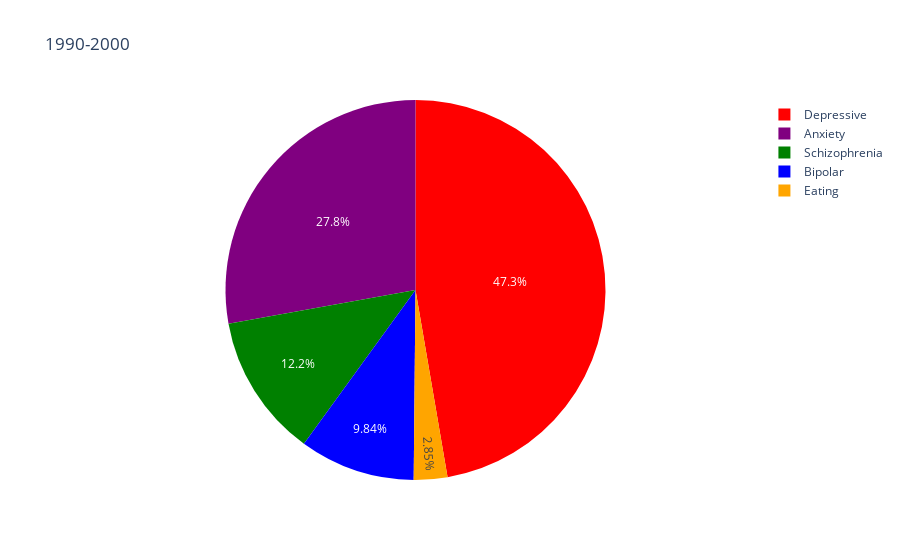

Here is the notebook cell this chart was saved with:
### Code cell
# Create DataFrames for the averages
data_1990_2000 = {
    'Disorder': ['Depressive', 'Schizophrenia', 'Bipolar', 'Eating', 'Anxiety'],
    'Average DALYs': [661.71, 170.30, 137.63, 39.90, 389.44]
}
df_1990_2000 = pd.DataFrame(data_1990_2000)
# Plot side-by-side pie charts
fig = px.pie(df_1990_2000, names='Disorder', values='Average DALYs', title='1990-2000')
fig.update_traces(marker=dict(colors=['red', 'green', 'blue', 'orange', 'purple']))


# Show side-by-side pie charts
fig.show()

### Figure 1 — Plotly figure (JSON) as saved in the notebook; plotly's stock layout.template omitted (floating-point values rounded to 4 significant figures)
{"data": [{"domain": {"x": [0, 1], "y": [0, 1]}, "hovertemplate": "Disorder=%{label}<br>Average DALYs=%{value}<extra></extra>", "labels": ["Depressive", "Schizophrenia", "Bipolar", "Eating", "Anxiety"], "legendgroup": "", "marker": {"colors": ["red", "green", "blue", "orange", "purple"]}, "name": "", "showlegend": true, "type": "pie", "values": [661.7, 170.3, 137.6, 39.9, 389.4]}], "layout": {"legend": {"tracegroupgap": 0}, "title": {"text": "1990-2000"}}}
